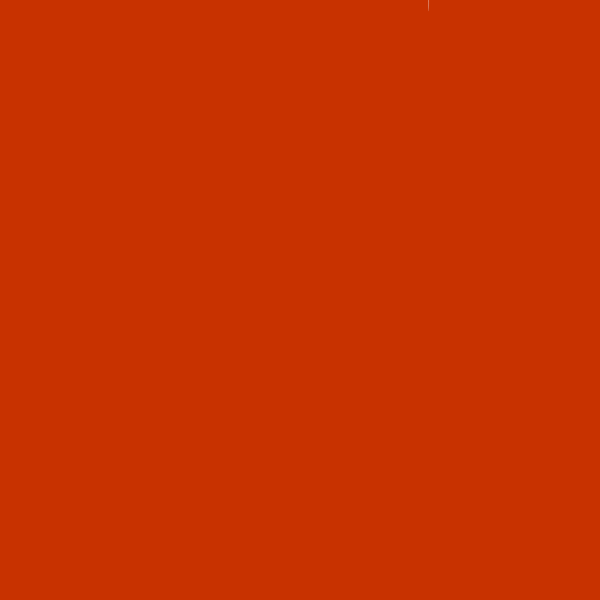
Frame 1 (no input)
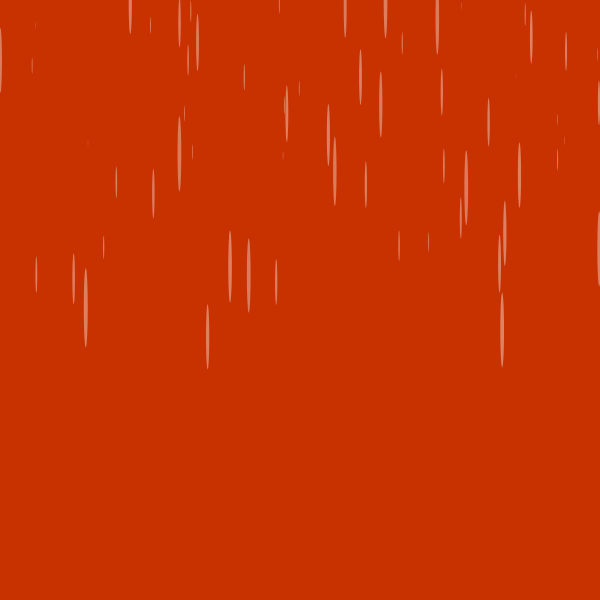
Frame 60 (no input)
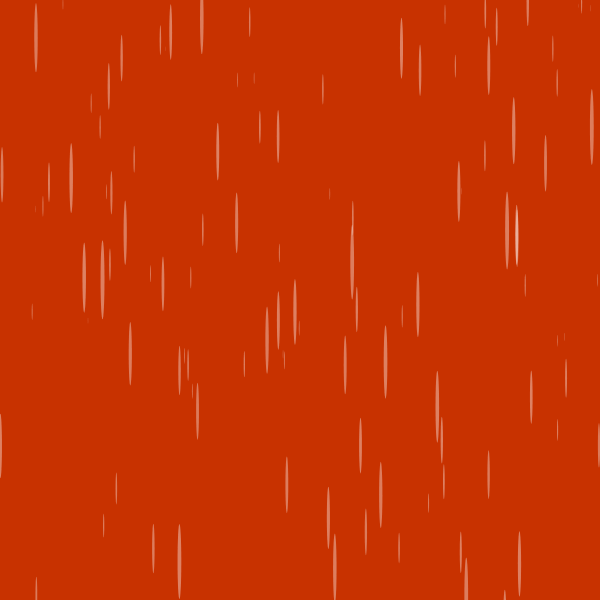
Frame 120 (the mouse pressed at the canvas centre since frame 60)

The p5.js sketch that drew these frames (run headless with seeded random() and noise() and a simulated clock; from frame 60 on, the mouse is pressed at the canvas centre):

// p5.js sketch
// ── sketch.js
let rains = [];
let w = 0;

function setup() {
  createCanvas(600, 600);
}

function draw() {
  background(200, 50, 0);

  if (rains.length >= 439) {
    rains.shift();
  }

  rains.push(new Ball(random(width), 1));

  for (let i = 0; i < rains.length; i++) {
    let r = rains[i];

    let gravity = createVector(0, 0.5 * r.mass);

    let wind = createVector(-w, 0);

    r.applyForce(gravity);
    r.applyForce(wind);

    let resistance = r.vel.copy();
    resistance.mult(-1);
    let speed = r.vel.mag();

    let dragForce = speed * speed * 0.03;
    resistance.mult(dragForce);

    r.applyForce(resistance);

    r.update();

    r.display();
  }
}

function keyPressed() {
  if (key === "l" || key === "L") {
    w -= 0.2;
  } else if (key === "r" || key === "R") {
    w += 0.2;
  }
}

class Ball {
  constructor(x, y) {
    this.pos = createVector(x, y);
    this.vel = createVector(0, 0);
    this.acc = createVector();
    this.rad = random(1, 20);
    this.mass = this.rad;
    this.angle = 0;
  }

  applyForce(f) {
    let force = f.copy();
    force.div(this.mass);
    this.acc.add(force);
  }

  update() {
    this.vel.add(this.acc);
    this.pos.add(this.vel);
    this.acc.mult(0);
    this.angle = this.vel.heading();
  }


  display() {
    push();
    translate(this.pos.x, this.pos.y);
    noStroke();

    fill(255, random(90, 100));
    rotate(this.angle);
    ellipse(0, 0, this.rad * 4, this.rad * 0.2);

    pop();
  }
}
